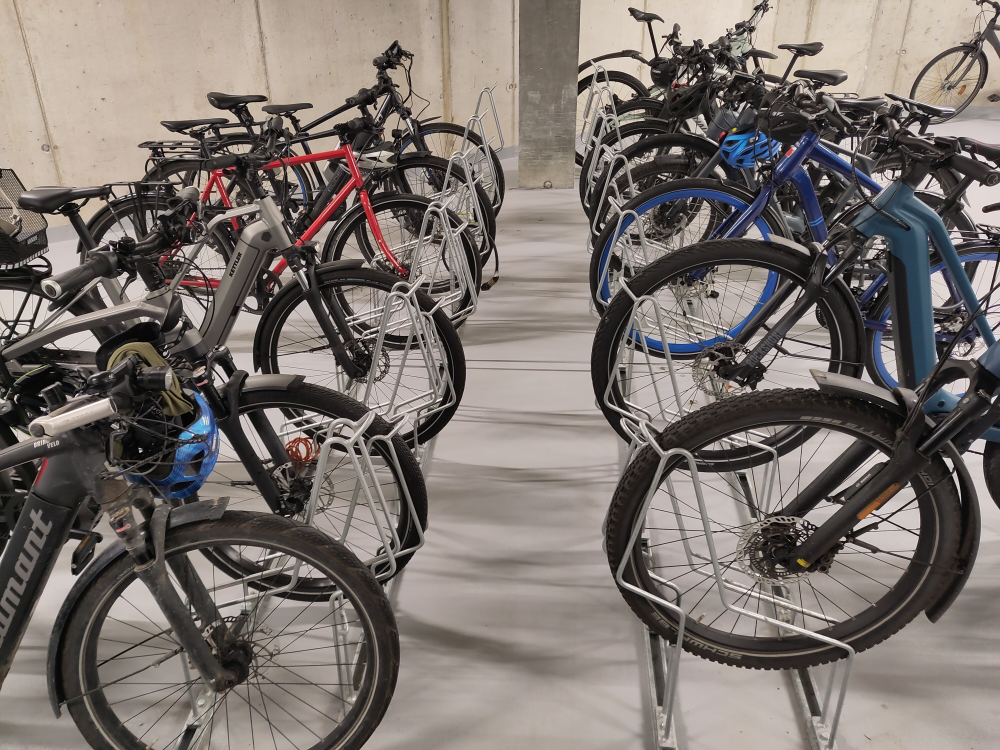
#> input picture assets/IMG_20261029_084439.jpg, 4000 x 3000 px (shown at 1/4 size); its folder holds 5 pictures in this run
$ python fake_camera.py
#> lines starting #> are read from the running program, lines starting #| are printed output that depends on the picture
"""Plays photos as if they came from a camera node, for testing without the ESP32 hardware.

Sends one frame per second to the vision service, like the firmware does, cycling through the given images.
Calibrate the camera in the admin afterwards, like a real one.

Run (from code/vision):
    uv run python tools/fake_camera.py                          # the sample rack photo from assets/
    uv run python tools/fake_camera.py my-photos/ --id cam-alice
    uv run python tools/fake_camera.py a.jpg b.jpg --hold 10    # switch scene every 10 s
"""

import argparse
import contextlib
import io
import itertools
import time
import urllib.error
import urllib.request
from pathlib import Path

from PIL import Image

REPO = Path(__file__).resolve().parents[3]
SAMPLE = REPO / "assets" / "IMG_20261029_084439.jpg"
# Same size the firmware sends (FRAMESIZE_XGA); also keeps phone photos under the service's 2 MB limit.
FRAME_SIZE = (1024, 768)


def load_frames(paths: list[Path]) -> list[tuple[str, bytes]]:
    files = sorted(p for path in paths for p in ([path] if path.is_file() else path.iterdir()))
    frames = []
    for file in files:
        if file.suffix.lower() not in {".jpg", ".jpeg", ".png"}:
            continue
        image = Image.open(file).convert("RGB")
#> image is the input picture: PIL image 4000x3000 RGB; mean R, G, B 122, 114, 109.3
        image.thumbnail(FRAME_SIZE)
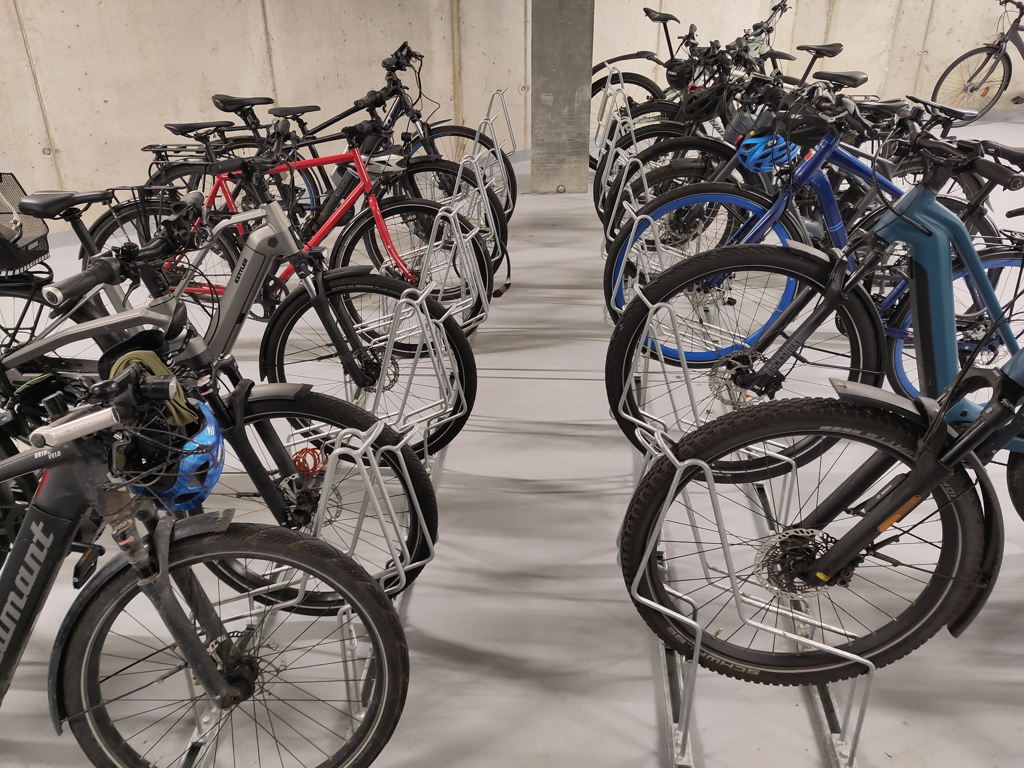
#> image: PIL image 1024x768 RGB; mean R, G, B 122, 114, 109.3
        output = io.BytesIO()
        image.save(output, "JPEG", quality=85)
        frames.append((file.name, output.getvalue()))
    return frames


def send(url: str, device_id: str, jpeg: bytes) -> str:
    request = urllib.request.Request(
        url, data=jpeg, method="POST", headers={"Content-Type": "image/jpeg", "X-Device-Id": device_id, "X-RSSI": "-50"}
    )
    try:
        with urllib.request.urlopen(request, timeout=5) as response:
            return f"HTTP {response.status}"
    except urllib.error.HTTPError as err:
        return f"HTTP {err.code}"
    except OSError as err:
        return f"unreachable ({err})"


def main() -> None:
    parser = argparse.ArgumentParser(description=__doc__.splitlines()[0])
    parser.add_argument("images", nargs="*", type=Path, default=[SAMPLE], help="JPEG/PNG files or folders")
    parser.add_argument("--id", default="cam-fake", help="camera name (default: cam-fake)")
    parser.add_argument("--url", default="http://localhost:8001", help="vision service (default: %(default)s)")
    parser.add_argument("--hold", type=float, default=5, help="seconds per image before the next one")
    args = parser.parse_args()

    frames = load_frames(args.images)
    if not frames:
        parser.error("no JPEG or PNG images found")
    url = args.url.rstrip("/") + "/api/v1/frames"
    print(f"Sending {len(frames)} image(s) as '{args.id}' to {url}, 1 frame/s. Ctrl+C to stop.")
    last = ""
    for name, jpeg in itertools.cycle(frames):
        until = time.monotonic() + args.hold
        while time.monotonic() < until:
            result = send(url, args.id, jpeg)
            if f"{name} {result}" != last:  # log changes only, not every second
                print(f"{name}: {result}", flush=True)
                last = f"{name} {result}"
            time.sleep(1)


if __name__ == "__main__":
    with contextlib.suppress(KeyboardInterrupt):
        main()
#> (the call stopped at in send, `with urllib.request.urlopen(request, timeout=5) as response:`: the network is not available in this run)
